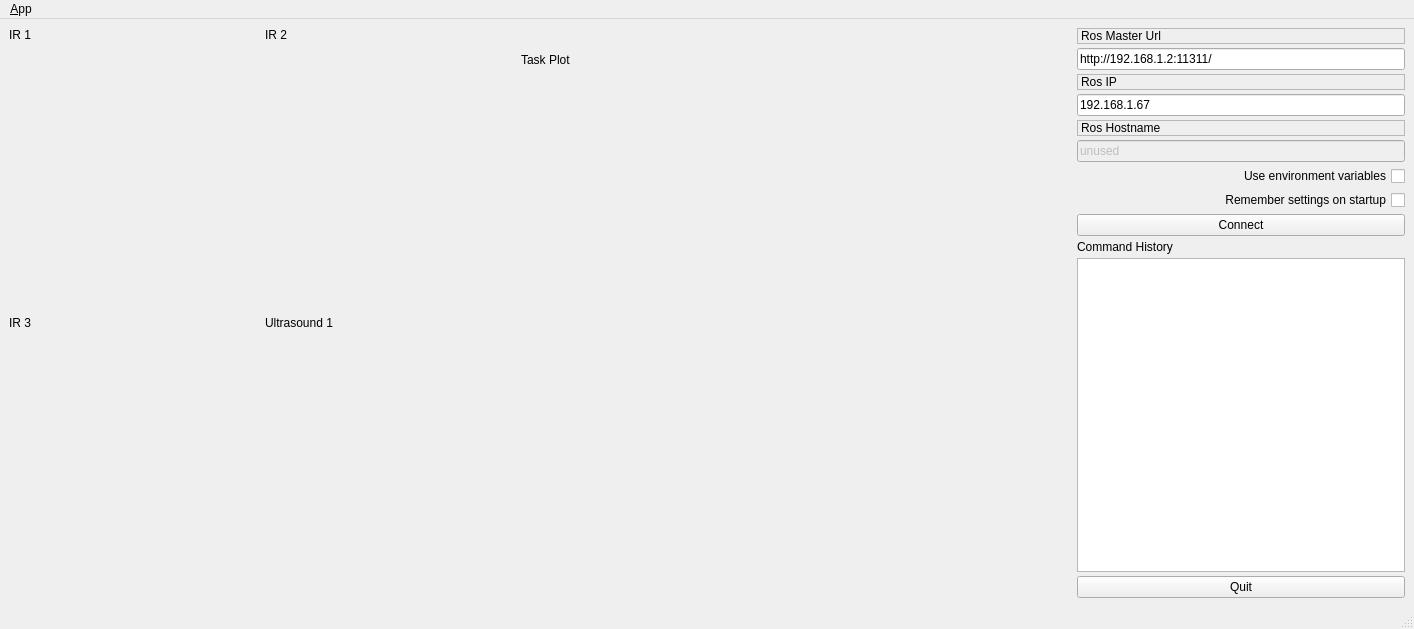
<?xml version="1.0" encoding="UTF-8"?>
<ui version="4.0">
 <class>MainWindowDesign</class>
 <widget class="QMainWindow" name="MainWindowDesign">
  <property name="geometry">
   <rect>
    <x>0</x>
    <y>0</y>
    <width>1414</width>
    <height>629</height>
   </rect>
  </property>
  <property name="windowTitle">
   <string>QRosApp</string>
  </property>
  <property name="windowIcon">
   <iconset resource="../resources/images.qrc">
    <normaloff>:/images/icon.png</normaloff>:/images/icon.png</iconset>
  </property>
  <property name="locale">
   <locale language="English" country="Australia"/>
  </property>
  <widget class="QWidget" name="centralwidget">
   <layout class="QHBoxLayout">
    <item>
     <layout class="QHBoxLayout" name="horizontalLayout_4">
      <item>
       <layout class="QVBoxLayout" name="verticalLayout_2">
        <item>
         <layout class="QHBoxLayout" name="horizontalLayout_6">
          <item>
           <layout class="QVBoxLayout" name="verticalLayout_9">
            <item>
             <widget class="QLabel" name="label_5">
              <property name="text">
               <string>IR 1</string>
              </property>
             </widget>
            </item>
            <item>
             <widget class="QCustomPlot" name="IRPlot_1" native="true">
              <property name="sizePolicy">
               <sizepolicy hsizetype="Expanding" vsizetype="Expanding">
                <horstretch>0</horstretch>
                <verstretch>0</verstretch>
               </sizepolicy>
              </property>
              <property name="minimumSize">
               <size>
                <width>250</width>
                <height>250</height>
               </size>
              </property>
              <zorder>IRPlot_2</zorder>
             </widget>
            </item>
           </layout>
          </item>
          <item>
           <layout class="QVBoxLayout" name="verticalLayout_13">
            <item>
             <widget class="QLabel" name="label_6">
              <property name="text">
               <string>IR 2</string>
              </property>
             </widget>
            </item>
            <item>
             <widget class="QCustomPlot" name="IRPlot_2" native="true">
              <property name="sizePolicy">
               <sizepolicy hsizetype="Expanding" vsizetype="Expanding">
                <horstretch>0</horstretch>
                <verstretch>0</verstretch>
               </sizepolicy>
              </property>
              <property name="minimumSize">
               <size>
                <width>250</width>
                <height>250</height>
               </size>
              </property>
             </widget>
            </item>
           </layout>
          </item>
          <item>
           <layout class="QVBoxLayout" name="verticalLayout_8"/>
          </item>
         </layout>
        </item>
        <item>
         <layout class="QHBoxLayout" name="horizontalLayout_7">
          <item>
           <layout class="QVBoxLayout" name="verticalLayout_16">
            <item>
             <widget class="QLabel" name="label_4">
              <property name="text">
               <string>IR 3</string>
              </property>
             </widget>
            </item>
            <item>
             <widget class="QCustomPlot" name="IRPlot_3" native="true">
              <property name="sizePolicy">
               <sizepolicy hsizetype="Expanding" vsizetype="Expanding">
                <horstretch>0</horstretch>
                <verstretch>0</verstretch>
               </sizepolicy>
              </property>
              <property name="minimumSize">
               <size>
                <width>250</width>
                <height>250</height>
               </size>
              </property>
             </widget>
            </item>
           </layout>
          </item>
          <item>
           <layout class="QVBoxLayout" name="verticalLayout_15">
            <item>
             <widget class="QLabel" name="label_9">
              <property name="text">
               <string>Ultrasound 1</string>
              </property>
             </widget>
            </item>
            <item>
             <widget class="QCustomPlot" name="UltraPlot_1" native="true">
              <property name="sizePolicy">
               <sizepolicy hsizetype="Expanding" vsizetype="Expanding">
                <horstretch>0</horstretch>
                <verstretch>0</verstretch>
               </sizepolicy>
              </property>
              <property name="minimumSize">
               <size>
                <width>250</width>
                <height>250</height>
               </size>
              </property>
             </widget>
            </item>
           </layout>
          </item>
          <item>
           <layout class="QVBoxLayout" name="verticalLayout_14"/>
          </item>
         </layout>
        </item>
       </layout>
      </item>
      <item>
       <layout class="QVBoxLayout" name="verticalLayout_3">
        <item>
         <widget class="QLabel" name="label_8">
          <property name="text">
           <string>Task Plot</string>
          </property>
         </widget>
        </item>
        <item>
         <widget class="QCustomPlot" name="taskPlot" native="true">
          <property name="minimumSize">
           <size>
            <width>550</width>
            <height>500</height>
           </size>
          </property>
         </widget>
        </item>
       </layout>
      </item>
      <item>
       <layout class="QVBoxLayout" name="verticalLayout_10">
        <property name="spacing">
         <number>4</number>
        </property>
        <item>
         <widget class="QLabel" name="label">
          <property name="sizePolicy">
           <sizepolicy hsizetype="Minimum" vsizetype="Preferred">
            <horstretch>0</horstretch>
            <verstretch>0</verstretch>
           </sizepolicy>
          </property>
          <property name="frameShape">
           <enum>QFrame::StyledPanel</enum>
          </property>
          <property name="frameShadow">
           <enum>QFrame::Raised</enum>
          </property>
          <property name="text">
           <string>Ros Master Url</string>
          </property>
         </widget>
        </item>
        <item>
         <widget class="QLineEdit" name="line_edit_master">
          <property name="sizePolicy">
           <sizepolicy hsizetype="MinimumExpanding" vsizetype="Fixed">
            <horstretch>0</horstretch>
            <verstretch>0</verstretch>
           </sizepolicy>
          </property>
          <property name="text">
           <string>http://192.168.1.2:11311/</string>
          </property>
         </widget>
        </item>
        <item>
         <widget class="QLabel" name="label_2">
          <property name="sizePolicy">
           <sizepolicy hsizetype="Minimum" vsizetype="Preferred">
            <horstretch>0</horstretch>
            <verstretch>0</verstretch>
           </sizepolicy>
          </property>
          <property name="frameShape">
           <enum>QFrame::StyledPanel</enum>
          </property>
          <property name="frameShadow">
           <enum>QFrame::Raised</enum>
          </property>
          <property name="text">
           <string>Ros IP</string>
          </property>
         </widget>
        </item>
        <item>
         <widget class="QLineEdit" name="line_edit_host">
          <property name="sizePolicy">
           <sizepolicy hsizetype="Minimum" vsizetype="Fixed">
            <horstretch>0</horstretch>
            <verstretch>0</verstretch>
           </sizepolicy>
          </property>
          <property name="text">
           <string>192.168.1.67</string>
          </property>
         </widget>
        </item>
        <item>
         <widget class="QLabel" name="label_3">
          <property name="sizePolicy">
           <sizepolicy hsizetype="Minimum" vsizetype="Preferred">
            <horstretch>0</horstretch>
            <verstretch>0</verstretch>
           </sizepolicy>
          </property>
          <property name="frameShape">
           <enum>QFrame::StyledPanel</enum>
          </property>
          <property name="frameShadow">
           <enum>QFrame::Raised</enum>
          </property>
          <property name="text">
           <string>Ros Hostname</string>
          </property>
         </widget>
        </item>
        <item>
         <widget class="QLineEdit" name="line_edit_topic">
          <property name="enabled">
           <bool>false</bool>
          </property>
          <property name="sizePolicy">
           <sizepolicy hsizetype="Minimum" vsizetype="Fixed">
            <horstretch>0</horstretch>
            <verstretch>0</verstretch>
           </sizepolicy>
          </property>
          <property name="text">
           <string>unused</string>
          </property>
         </widget>
        </item>
        <item>
         <widget class="QCheckBox" name="checkbox_use_environment">
          <property name="layoutDirection">
           <enum>Qt::RightToLeft</enum>
          </property>
          <property name="text">
           <string>Use environment variables</string>
          </property>
         </widget>
        </item>
        <item>
         <widget class="QCheckBox" name="checkbox_remember_settings">
          <property name="layoutDirection">
           <enum>Qt::RightToLeft</enum>
          </property>
          <property name="text">
           <string>Remember settings on startup</string>
          </property>
         </widget>
        </item>
        <item>
         <widget class="QPushButton" name="button_connect">
          <property name="enabled">
           <bool>true</bool>
          </property>
          <property name="sizePolicy">
           <sizepolicy hsizetype="Minimum" vsizetype="Fixed">
            <horstretch>0</horstretch>
            <verstretch>0</verstretch>
           </sizepolicy>
          </property>
          <property name="toolTip">
           <string>Set the target to the current joint trajectory state.</string>
          </property>
          <property name="statusTip">
           <string>Clear all waypoints and set the target to the current joint trajectory state.</string>
          </property>
          <property name="text">
           <string>Connect</string>
          </property>
         </widget>
        </item>
        <item>
         <widget class="QLabel" name="label_7">
          <property name="sizePolicy">
           <sizepolicy hsizetype="Minimum" vsizetype="Preferred">
            <horstretch>0</horstretch>
            <verstretch>0</verstretch>
           </sizepolicy>
          </property>
          <property name="text">
           <string>Command History</string>
          </property>
         </widget>
        </item>
        <item>
         <widget class="QListView" name="view_logging">
          <property name="sizePolicy">
           <sizepolicy hsizetype="Minimum" vsizetype="Expanding">
            <horstretch>0</horstretch>
            <verstretch>0</verstretch>
           </sizepolicy>
          </property>
         </widget>
        </item>
        <item>
         <widget class="QPushButton" name="quit_button">
          <property name="sizePolicy">
           <sizepolicy hsizetype="Minimum" vsizetype="Fixed">
            <horstretch>0</horstretch>
            <verstretch>0</verstretch>
           </sizepolicy>
          </property>
          <property name="text">
           <string>Quit</string>
          </property>
         </widget>
        </item>
       </layout>
      </item>
     </layout>
    </item>
   </layout>
  </widget>
  <widget class="QMenuBar" name="menubar">
   <property name="geometry">
    <rect>
     <x>0</x>
     <y>0</y>
     <width>1414</width>
     <height>25</height>
    </rect>
   </property>
   <widget class="QMenu" name="menu_File">
    <property name="title">
     <string>&amp;App</string>
    </property>
    <addaction name="action_Preferences"/>
    <addaction name="separator"/>
    <addaction name="actionAbout"/>
    <addaction name="actionAbout_Qt"/>
    <addaction name="separator"/>
    <addaction name="action_Quit"/>
   </widget>
   <addaction name="menu_File"/>
  </widget>
  <widget class="QStatusBar" name="statusbar"/>
  <action name="action_Quit">
   <property name="text">
    <string>&amp;Quit</string>
   </property>
   <property name="shortcut">
    <string>Ctrl+Q</string>
   </property>
   <property name="shortcutContext">
    <enum>Qt::ApplicationShortcut</enum>
   </property>
  </action>
  <action name="action_Preferences">
   <property name="text">
    <string>&amp;Preferences</string>
   </property>
  </action>
  <action name="actionAbout">
   <property name="text">
    <string>&amp;About</string>
   </property>
  </action>
  <action name="actionAbout_Qt">
   <property name="text">
    <string>About &amp;Qt</string>
   </property>
  </action>
 </widget>
 <customwidgets>
  <customwidget>
   <class>QCustomPlot</class>
   <extends>QWidget</extends>
   <header>qcustomplot.h</header>
   <container>1</container>
  </customwidget>
 </customwidgets>
 <resources>
  <include location="../resources/images.qrc"/>
 </resources>
 <connections>
  <connection>
   <sender>action_Quit</sender>
   <signal>triggered()</signal>
   <receiver>MainWindowDesign</receiver>
   <slot>close()</slot>
   <hints>
    <hint type="sourcelabel">
     <x>-1</x>
     <y>-1</y>
    </hint>
    <hint type="destinationlabel">
     <x>399</x>
     <y>299</y>
    </hint>
   </hints>
  </connection>
  <connection>
   <sender>quit_button</sender>
   <signal>clicked()</signal>
   <receiver>MainWindowDesign</receiver>
   <slot>close()</slot>
   <hints>
    <hint type="sourcelabel">
     <x>905</x>
     <y>636</y>
    </hint>
    <hint type="destinationlabel">
     <x>516</x>
     <y>341</y>
    </hint>
   </hints>
  </connection>
 </connections>
</ui>
